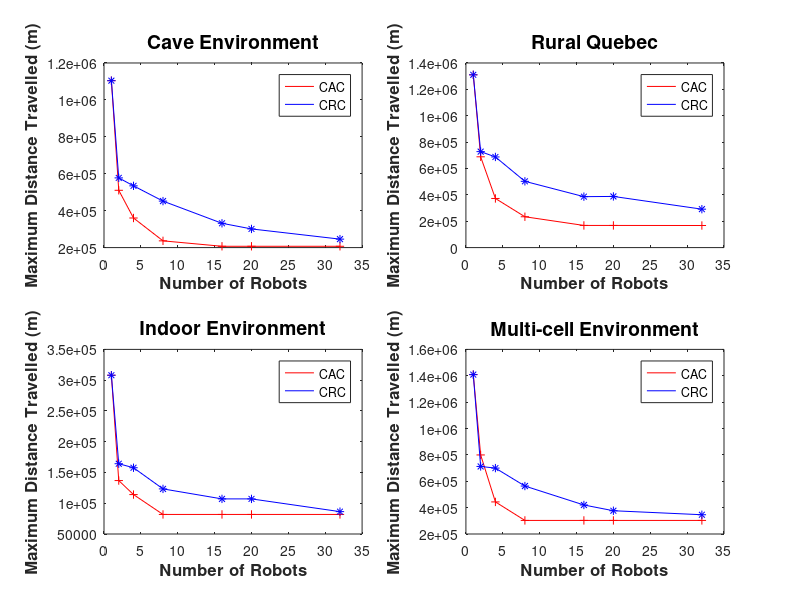

Source code (MATLAB):
NRobots=[1 2 4 8 16 20 32];
CAC=[1104120 510345 360294 236540 207097 207097 207097];
CRC=[1104120 577569 534482 451810 331629 301110 245848];
figure(1);
clf;
subplot(2,2,1);
plot(NRobots,CAC,'r+');hold on;
a=plot(NRobots,CAC,'r');
plot(NRobots,CRC,'b*');
b=plot(NRobots,CRC,'b');
title('Cave Environment','FontSize',14,'FontWeight','bold');
xlabel('Number of Robots','FontSize',12,'FontWeight','bold');
ylabel('Maximum Distance Travelled (m)','FontSize',12,'FontWeight','bold');
legend([a b],'CAC','CRC');

CAC=[1310300 688556 372524 233897 167994 167994 167519];
CRC=[1310300 727820 687368 502516 386292 388006 291406];

subplot(2,2,2);
a=plot(NRobots,CAC,'r');hold on;
b=plot(NRobots,CRC,'b');
legend([a b],'CAC','CRC');
plot(NRobots,CAC,'r+');
plot(NRobots,CRC,'b*');
title('Rural Quebec','FontSize',14,'FontWeight','bold');
xlabel('Number of Robots','FontSize',12,'FontWeight','bold');
ylabel('Maximum Distance Travelled (m)','FontSize',12,'FontWeight','bold');

CAC=[308014 136851 114076 81786.2 81786.2 81786.2 81786.2];
CRC=[308014 164209 157674 123304 107053 107053 86356.5];

subplot(2,2,3);
plot(NRobots,CAC,'r+');hold on;
a=plot(NRobots,CAC,'r');
plot(NRobots,CRC,'b*');
b=plot(NRobots,CRC,'b-');
title('Indoor Environment','FontSize',14,'FontWeight','bold');
xlabel('Number of Robots','FontSize',12,'FontWeight','bold');
ylabel('Maximum Distance Travelled (m)','FontSize',12,'FontWeight','bold');
legend([a b],'CAC','CRC');


CAC=[1408800 799549 443358 302947 302947 302947 302947];
CRC=[1408800 712279 699767 563726 420078 376449 346104];

subplot(2,2,4);
plot(NRobots,CAC,'r+');hold on;
a=plot(NRobots,CAC,'r');
plot(NRobots,CRC,'b*');
b=plot(NRobots,CRC,'b-');
title('Multi-cell Environment','FontSize',14,'FontWeight','bold');
xlabel('Number of Robots','FontSize',12,'FontWeight','bold');
ylabel('Maximum Distance Travelled (m)','FontSize',12,'FontWeight','bold');
legend([a b],'CAC','CRC');
